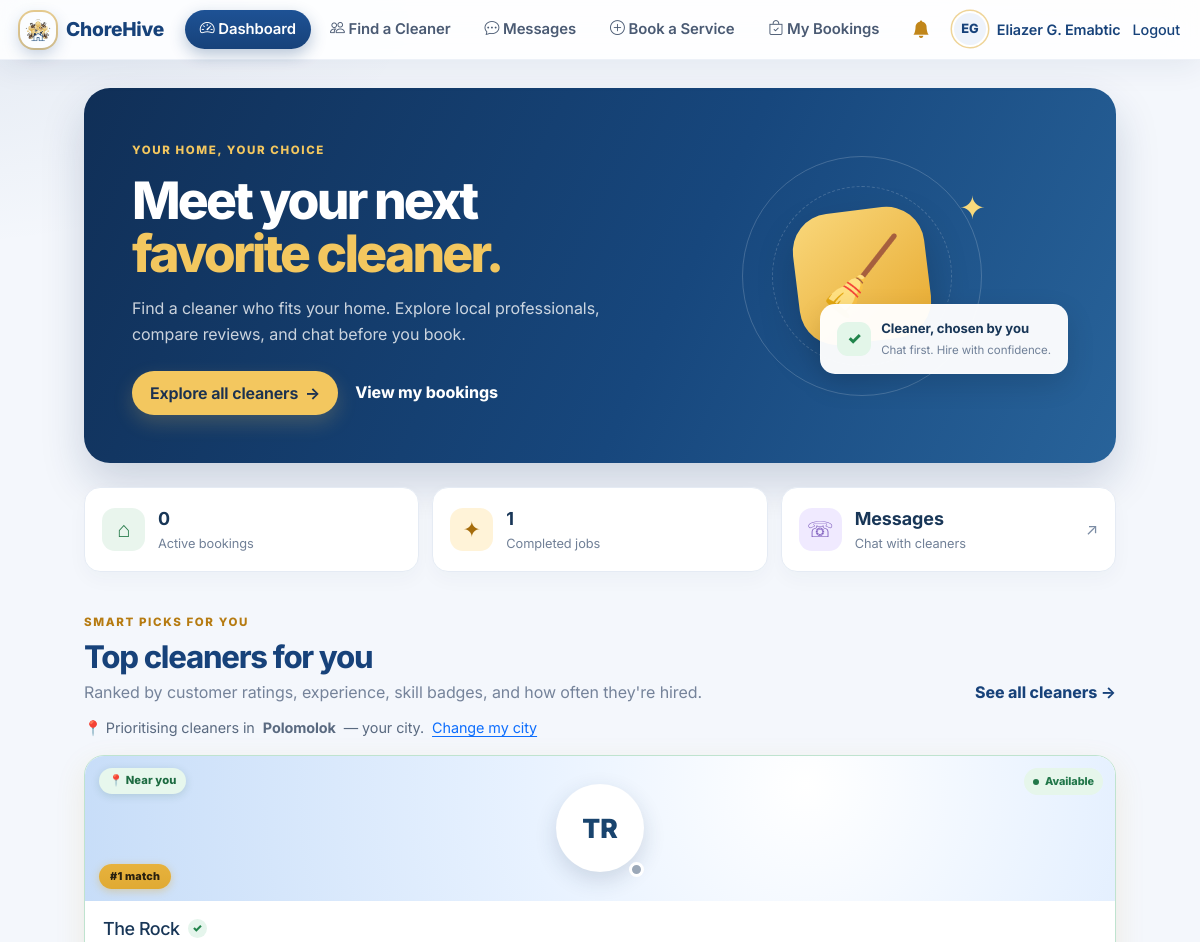
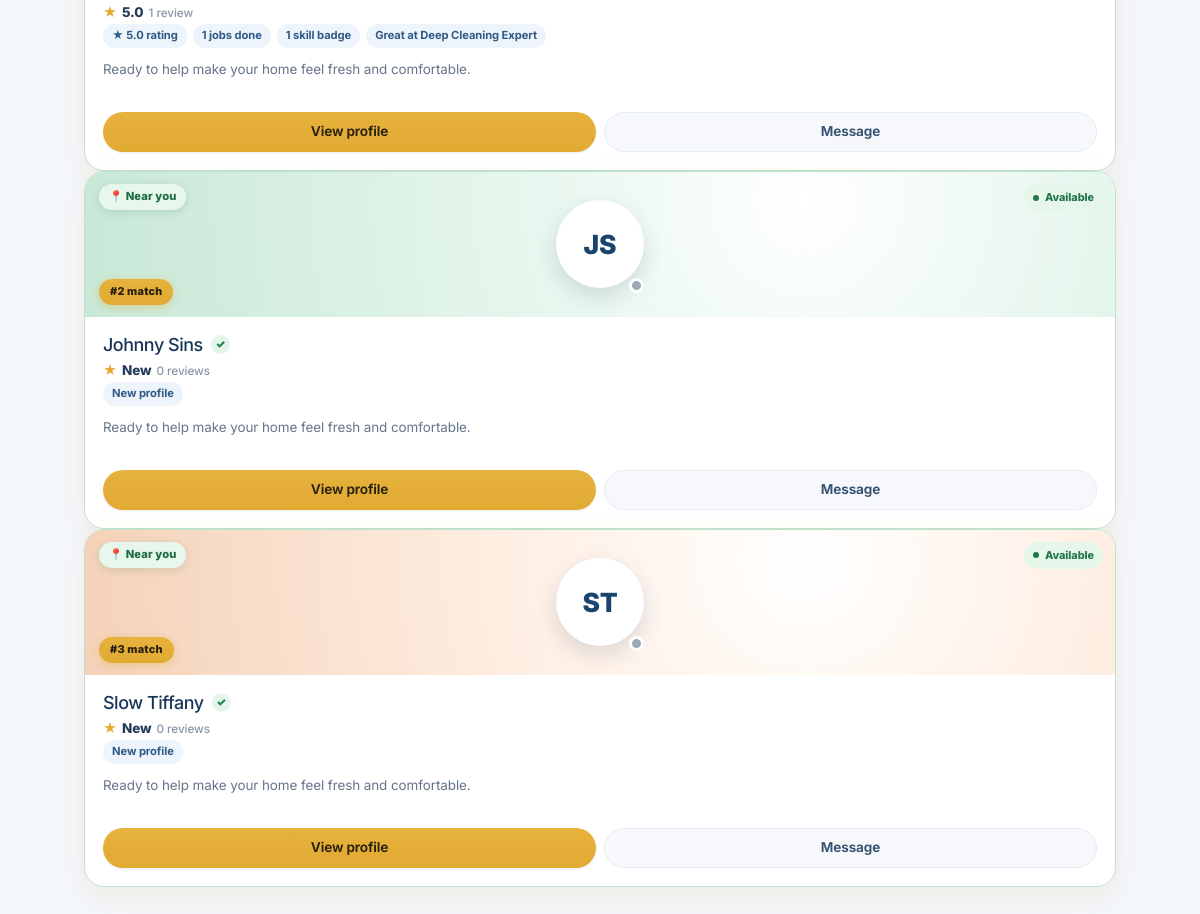
/client/dashboard.php (signed in), run on the app's committed database (2 pictures, top to bottom).
### tables this page shows
CREATE TABLE users (
  id INT AUTO_INCREMENT PRIMARY KEY,
  name VARCHAR(100) NOT NULL,
  email VARCHAR(120) NOT NULL UNIQUE,
  password VARCHAR(255) NOT NULL,
  role ENUM('client','worker','admin') NOT NULL DEFAULT 'client',
  worker_approved TINYINT(1) NOT NULL DEFAULT 0,
  phone VARCHAR(30),
  address VARCHAR(255),
  city VARCHAR(100) NULL,
  bio TEXT,
  avatar VARCHAR(255) NULL,
  is_new TINYINT(1) DEFAULT 1,
  created_at TIMESTAMP DEFAULT CURRENT_TIMESTAMP
);

### config.php (called while the page is built, shortened)
<?php
if (DB_SSL) {
    $conn = mysqli_init();
    if (!$conn) {
        die('DB connection failed: could not initialize MySQL client.');
    }
    if (!defined('MYSQLI_CLIENT_SSL')) {
        die('DB connection failed: this PHP was built without TLS support, which the database requires.');
    }
    if (defined('MYSQLI_OPT_SSL_VERIFY_SERVER_CERT')) {
        $conn->options(MYSQLI_OPT_SSL_VERIFY_SERVER_CERT, true);
    }
    if (DB_SSL_CA !== '') {
        if (!is_file(DB_SSL_CA) || !is_readable(DB_SSL_CA)) {
            die('DB connection failed: DB_SSL_CA must point to a readable CA certificate file.');
        }
        $conn->ssl_set(null, null, DB_SSL_CA, null, null);
    }
    $conn->real_connect(DB_HOST, DB_USER, DB_PASS, DB_NAME, DB_PORT, null, MYSQLI_CLIENT_SSL);
} else {
    $conn = new mysqli(DB_HOST, DB_USER, DB_PASS, DB_NAME, DB_PORT);
}
$conn->set_charset('utf8mb4');
function ch_base() {
    $dir = str_replace('\\', '/', dirname($_SERVER['SCRIPT_NAME'] ?? '/index.php'));
    $dir = preg_replace('~/(client|worker|admin)$~', '', $dir);
    return rtrim($dir, '/');
}
function e($s) { return htmlspecialchars($s ?? '', ENT_QUOTES, 'UTF-8'); }
function current_user() { return $_SESSION['user'] ?? null; }
function require_marketplace_schema() {
    global $conn;
    static $ready = null;
    if ($ready === null) {
        $check = $conn->query("SELECT
                SUM(COLUMN_NAME='worker_approved') AS worker_ok,
                SUM(COLUMN_NAME='city') AS city_ok
            FROM information_schema.COLUMNS
            WHERE TABLE_SCHEMA=DATABASE() AND TABLE_NAME='users'");
        $cols = $check ? $check->fetch_assoc() : ['worker_ok' => 0, 'city_ok' => 0];
        $tables = $conn->query("SELECT TABLE_NAME FROM information_schema.TABLES WHERE TABLE_SCHEMA=DATABASE() AND TABLE_NAME IN ('role_id_counters','role_id_freed')");
        $roleTables = $tables ? $tables->num_rows : 0;
        $ready = (int)$cols['worker_ok'] === 1 && (int)$cols['city_ok'] === 1 && $roleTables === 2;
    }
    if ($ready) return;
    exit;
}
function require_role($role) {
    $u = current_user();
    require_marketplace_schema();
    return $u;
}
function avatar_file($user) {
    $f = $user['avatar'] ?? '';
    return (!empty($f) && media_exists($f)) ? basename($f) : '';
}
function avatar_url($user, $base) {
    $f = avatar_file($user);
    return $f ? media_url($f, $base) : '';
}
function media_exists($filename) {
    $filename = basename((string)$filename);
    return is_file(UPLOAD_DIR . '/' . $filename);
}
function initials($name) {
    $parts = preg_split('/\s+/', trim((string)$name)) ?: [];
    $out = '';
    foreach (array_slice($parts, 0, 2) as $p) $out .= mb_strtoupper(mb_substr($p, 0, 1));
    return $out !== '' ? $out : '?';
}
function normalize_city($s) {
    return mb_strtolower(trim(preg_replace('/\s+/', ' ', (string)$s)));
}
function same_city($a, $b) {
    $a = normalize_city($a);
    $b = normalize_city($b);
    return $a !== '' && $a === $b;
}
function worker_score(array $w) {
    $rating  = (float)($w['rating'] ?? 0);
    $jobs    = (int)($w['completed_jobs'] ?? 0);
    $badges  = (int)($w['badge_count'] ?? 0);
    $reviews = (int)($w['review_count'] ?? 0);
    return round($rating * 2 + min($jobs, 100) * 0.15 + min($badges, 10) * 0.4 + min($reviews, 50) * 0.05, 3);
}

### client/dashboard.php (the view, shortened to what this page needs)
<?php
require '../config.php';
$u = require_role('client');
$stats = $conn->query("SELECT SUM(status IN ('pending','assigned','in_progress','awaiting_verification')) active, SUM(status='completed') completed FROM bookings WHERE client_id=".(int)$u['id'])->fetch_assoc();
$clientCity = trim((string)($u['city'] ?? ''));
$workers = $conn->query("SELECT w.id,w.name,w.bio,w.avatar,w.address,w.city,
  COALESCE(AVG(f.rating),0) rating, COUNT(DISTINCT f.id) review_count,
  (SELECT COUNT(*) FROM bookings bx WHERE bx.worker_id=w.id AND bx.status='completed') completed_jobs,
  (SELECT COUNT(*) FROM badges bd WHERE bd.worker_id=w.id) badge_count,
  (SELECT COUNT(*) FROM bookings ba WHERE ba.worker_id=w.id AND ba.status IN ('assigned','in_progress','awaiting_verification')) active_jobs,
  (SELECT last_seen FROM worker_presence wp WHERE wp.worker_id=w.id) last_seen,
  COALESCE(GROUP_CONCAT(DISTINCT bd.name ORDER BY bd.earned_at SEPARATOR '|'),'') badge_names
  FROM users w LEFT JOIN bookings b ON b.worker_id=w.id LEFT JOIN feedback f ON f.booking_id=b.id
  LEFT JOIN badges bd ON bd.worker_id=w.id
  WHERE w.role='worker' AND w.worker_approved=1 GROUP BY w.id");
$allWorkers = [];
while ($w = $workers->fetch_assoc()) {
    $w['near']  = same_city($clientCity, $w['city'] ?? '');
    $w['score'] = worker_score($w);
    $allWorkers[] = $w;
}
usort($allWorkers, function ($a, $b) {
    return ($b['near'] <=> $a['near']) ?: ($b['score'] <=> $a['score']);
});
$topPicks = array_slice($allWorkers, 0, 3);
function ch_pick_reasons(array $w): array {
    $reasons = [];
    if ((int)$w['review_count'] > 0) {
        $reasons[] = '★ ' . number_format((float)$w['rating'], 1) . ' rating';
    } else {
        $reasons[] = 'New profile';
    }
    if ((int)$w['completed_jobs'] > 0) $reasons[] = (int)$w['completed_jobs'] . ' jobs done';
    if ((int)$w['badge_count'] > 0) $reasons[] = (int)$w['badge_count'] . ' skill badge' . ((int)$w['badge_count'] === 1 ? '' : 's');
    $topSkill = trim(explode('|', (string)$w['badge_names'])[0] ?? '');
    if ($topSkill !== '') $reasons[] = 'Great at ' . $topSkill;
    return $reasons;
}
require '../layout.php';
?>
<section class="market-hero">
  <div class="market-hero-copy">
    <span class="eyebrow">YOUR HOME, YOUR CHOICE</span>
    <h1>Meet your next<br><span>favorite cleaner.</span></h1>
    <p>Find a cleaner who fits your home. Explore local professionals, compare reviews, and chat before you book.</p>
    <div class="market-hero-actions"><a class="btn" href="workers.php">Explore all cleaners <span aria-hidden="true">→</span></a><a class="market-text-link" href="bookings.php">View my bookings</a></div>
  </div>
  <div class="market-hero-art" aria-hidden="true"><div class="hero-orbit orbit-one"></div><div class="hero-orbit orbit-two"></div><div class="hero-sparkle">✦</div><div class="hero-note"><span class="hero-note-icon">✓</span><span><b>Cleaner, chosen by you</b><small>Chat first. Hire with confidence.</small></span></div><div class="hero-emoji">🧹</div></div>
</section>
<div class="market-stats">
  <div class="market-stat"><span class="market-stat-icon">⌂</span><div><b><?= (int)($stats['active'] ?? 0) ?></b><span>Active bookings</span></div></div>
  <div class="market-stat"><span class="market-stat-icon gold">✦</span><div><b><?= (int)($stats['completed'] ?? 0) ?></b><span>Completed jobs</span></div></div>
  <a class="market-stat market-stat-link" href="../chat.php"><span class="market-stat-icon lavender">☏</span><div><b>Messages</b><span>Chat with cleaners</span></div><span class="market-arrow">↗</span></a>
</div>
<div class="section-heading"><div><span class="eyebrow">SMART PICKS FOR YOU</span><h2>Top cleaners for you</h2><p>Ranked by customer ratings, experience, skill badges, and how often they're hired.</p></div><a class="market-text-link" href="workers.php">See all cleaners →</a></div>
<?php if ($clientCity): ?>
  <p class="smart-location-note">📍 Prioritising cleaners in <b><?= e($clientCity) ?></b> — your city. <a href="profile.php">Change my city</a></p>
<?php else: ?>
  <p class="smart-location-note smart-location-warn">📍 <a href="profile.php">Set your city</a> so we can show cleaners closest to you first.</p>
<?php endif; ?>
<?php if (!$topPicks): ?>
  <div class="card empty-state"><span class="empty-state-icon">✦</span><h3>Our cleaner community is growing</h3><p>There are no worker profiles to show yet. Please check back soon.</p></div>
<?php else: $palette=['mint','peach','lilac','blue']; $rank=0; foreach ($topPicks as $w): $rank++;
  $isOnline=!empty($w['last_seen']) && strtotime($w['last_seen']) >= time()-300;
  $available=((int)$w['active_jobs']===0);
  $avatar=avatar_url($w,ch_base());
  $reasons=ch_pick_reasons($w);
?>
  <article class="discover-card smart-pick<?= $w['near'] ? ' is-near' : '' ?>">
    <div class="discover-card-top <?= $palette[(int)$w['id']%4] ?>">
      <?php if($w['near']): ?><span class="near-ribbon">📍 Near you</span><?php else: ?><span class="discover-card-kicker">CHOREHIVE CLEANER</span><?php endif; ?>
      <span class="smart-rank">#<?= $rank ?> match</span>
      <span class="availability-pill <?= $available?'available':'busy' ?>"><i></i><?= $available?'Available':'Currently booked' ?></span>
      <?php if($avatar): ?><img class="discover-avatar profile-zoom-trigger" src="<?= e($avatar) ?>" alt="<?= e($w['name']) ?> profile photo"><?php else: ?><div class="discover-avatar discover-initials"><?= e(initials($w['name'])) ?></div><?php endif; ?>
      <span class="online-dot <?= $isOnline?'is-online':'' ?>" title="<?= $isOnline?'Recently active':'Not recently active' ?>"></span>
    </div>
    <div class="discover-card-body">
      <div class="discover-name-row"><h3><?= e($w['name']) ?></h3><span class="verified-mini" title="Profile reviewed for marketplace listing; this is not an identity or background check.">✓</span></div>
      <div class="discover-rating"><span>★</span> <?= $w['review_count'] ? number_format((float)$w['rating'],1) : 'New' ?> <small><?= (int)$w['review_count'] ?> review<?= (int)$w['review_count']===1?'':'s' ?></small></div>
      <div class="smart-why"><?php foreach ($reasons as $r): ?><span><?= e($r) ?></span><?php endforeach; ?></div>
      <p class="discover-bio"><?= e(mb_strimwidth(trim((string)$w['bio']) ?: 'Ready to help make your home feel fresh and comfortable.',0,105,'…')) ?></p>
      <div class="discover-actions"><a class="btn btn-sm" href="worker.php?id=<?= (int)$w['id'] ?>">View profile</a><a class="btn btn-sm btn-sec" href="../chat.php?user_id=<?= (int)$w['id'] ?>">Message</a></div>
    </div>
  </article>
<?php endforeach; endif; ?>
<?php require '../footer.php'; ?>

### layout.php (style rules this page uses)
:root { --navy:#17427a; --navy-dark:#0f2d55; --honey:#e0aa33; --honey-dark:#c1861a; --dark:#17427a; --bg:#f4f7fc; --card:#fff; --ink:#1f2c44; --muted:#6b7a90; --line:#e3e9f2; --line-2:#edf1f8; --ok:#2e7d32; --warn:#b7791f; --err:#c62828; --info:#1565c0; --ok-bg:#e8f5e9; --warn-bg:#fdf3e3; --err-bg:#fdecea; --info-bg:#e8f0fd; --radius:16px; --radius-sm:10px; --radius-pill:999px; --shadow-sm:0 1px 2px rgba(23,66,122,.06), 0 1px 3px rgba(23,66,122,.04); --shadow:0 1px 2px rgba(23,66,122,.05), 0 6px 20px rgba(23,66,122,.07); --shadow-lg:0 12px 38px rgba(23,66,122,.15); --ring:0 0 0 3px rgba(224,170,51,.35); --ease:cubic-bezier(.4,0,.2,1); --fast:.15s; --med:.25s; --slow:.45s; }
* ,*::before,*::after { box-sizing:border-box; }
body,h1,h2,h3,h4,h5,p,ul,ol,figure { margin:0; }
html { -webkit-text-size-adjust:100%; scroll-behavior:smooth; }
body { font-family:'Segoe UI',system-ui,-apple-system,sans-serif; background:var(--bg); color:var(--ink); min-height:100vh; line-height:1.55; letter-spacing:-.005em; -webkit-font-smoothing:antialiased; }
h1 { font-size:1.6rem; margin-bottom:14px; letter-spacing:-.022em; line-height:1.25; }
h2 { font-size:1.05rem; color:var(--navy); margin-bottom:12px; letter-spacing:-.01em; }
button,.btn { background:linear-gradient(180deg,#e7b23d,var(--honey)); color:#2a2110; border:0; padding:10px 18px; border-radius:var(--radius-sm); cursor:pointer; text-decoration:none; display:inline-block; font:inherit; font-weight:600; box-shadow:0 1px 2px rgba(23,66,122,.1); transition:transform var(--fast) var(--ease), box-shadow var(--med) var(--ease), background var(--fast) var(--ease); }
.btn-sm { padding:7px 13px; font-size:.85rem; border-radius:9px; }
.btn-sec { background:linear-gradient(180deg,#1e5295,var(--navy)); color:#fff; }
body { font-family:'Inter','Segoe UI',system-ui,-apple-system,sans-serif; }
body:not(.adminpage) { background:radial-gradient(1000px 420px at 100% -10%, rgba(224,170,51,.14), transparent 60%), radial-gradient(900px 420px at -10% 0%, rgba(23,66,122,.08), transparent 60%), var(--bg); background-attachment:fixed; }
h1 { font-weight:800; letter-spacing:-.025em; }
.btn, button { border-radius:var(--radius-pill); }

### data on the page
users: name "TR", name "The Rock", rating "5.0", review_count "1", r "★ 5.0 rating", r "1 jobs done", r "1 skill badge", r "Great at Deep Cleaning Expert", bio "Ready to help make your home feel fresh and comfortable."
users: name "JS", name "Johnny Sins", shows "New", review_count "0", r "New profile", bio "Ready to help make your home feel fresh and comfortable."
users: name "ST", name "Slow Tiffany", shows "New", review_count "0", r "New profile", bio "Ready to help make your home feel fresh and comfortable."

### other printed values
initials($u['name']) "EG"
$u['name'] "Eliazer G. Emabtic"
$stats['active'] "0"
$stats['completed'] "1"
$clientCity "Polomolok"
